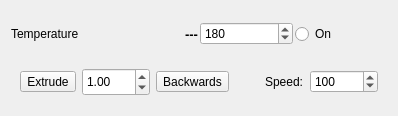
<?xml version="1.0" encoding="UTF-8"?>
<ui version="4.0">
 <class>TemperatureWidget</class>
 <widget class="QWidget" name="TemperatureWidget">
  <property name="geometry">
   <rect>
    <x>0</x>
    <y>0</y>
    <width>398</width>
    <height>116</height>
   </rect>
  </property>
  <property name="sizePolicy">
   <sizepolicy hsizetype="Preferred" vsizetype="Minimum">
    <horstretch>0</horstretch>
    <verstretch>0</verstretch>
   </sizepolicy>
  </property>
  <property name="windowTitle">
   <string>Form</string>
  </property>
  <layout class="QVBoxLayout" name="verticalLayout">
   <item>
    <widget class="QWidget" name="widget" native="true">
     <layout class="QVBoxLayout" name="verticalLayout_2">
      <property name="spacing">
       <number>2</number>
      </property>
      <property name="leftMargin">
       <number>0</number>
      </property>
      <property name="topMargin">
       <number>0</number>
      </property>
      <property name="rightMargin">
       <number>0</number>
      </property>
      <property name="bottomMargin">
       <number>0</number>
      </property>
      <item>
       <widget class="QWidget" name="Temp" native="true">
        <layout class="QHBoxLayout" name="horizontalLayout">
         <property name="spacing">
          <number>2</number>
         </property>
         <property name="leftMargin">
          <number>0</number>
         </property>
         <property name="topMargin">
          <number>0</number>
         </property>
         <property name="rightMargin">
          <number>0</number>
         </property>
         <property name="bottomMargin">
          <number>0</number>
         </property>
         <item>
          <widget class="QLabel" name="Temperature_Label">
           <property name="text">
            <string>Temperature</string>
           </property>
          </widget>
         </item>
         <item alignment="Qt::AlignRight">
          <widget class="QLabel" name="Temperature_CurrentTemp">
           <property name="font">
            <font>
             <pointsize>10</pointsize>
             <weight>75</weight>
             <bold>true</bold>
            </font>
           </property>
           <property name="text">
            <string>---</string>
           </property>
          </widget>
         </item>
         <item>
          <widget class="QSpinBox" name="Temperature_Temp">
           <property name="maximum">
            <number>350</number>
           </property>
           <property name="value">
            <number>180</number>
           </property>
          </widget>
         </item>
         <item>
          <widget class="QRadioButton" name="Temperature_Button">
           <property name="text">
            <string>On</string>
           </property>
          </widget>
         </item>
        </layout>
       </widget>
      </item>
      <item>
       <widget class="QWidget" name="ExtrControl" native="true">
        <layout class="QHBoxLayout" name="horizontalLayout_2">
         <item>
          <widget class="QToolButton" name="ExtrudeButton">
           <property name="sizePolicy">
            <sizepolicy hsizetype="Fixed" vsizetype="Fixed">
             <horstretch>0</horstretch>
             <verstretch>0</verstretch>
            </sizepolicy>
           </property>
           <property name="text">
            <string>Extrude</string>
           </property>
          </widget>
         </item>
         <item>
          <widget class="QDoubleSpinBox" name="ExtrudeMM">
           <property name="sizePolicy">
            <sizepolicy hsizetype="Minimum" vsizetype="Preferred">
             <horstretch>0</horstretch>
             <verstretch>0</verstretch>
            </sizepolicy>
           </property>
           <property name="singleStep">
            <double>0.100000000000000</double>
           </property>
           <property name="value">
            <double>1.000000000000000</double>
           </property>
          </widget>
         </item>
         <item>
          <widget class="QToolButton" name="ExtrudeBackward">
           <property name="text">
            <string>Backwards</string>
           </property>
          </widget>
         </item>
         <item alignment="Qt::AlignRight">
          <widget class="QLabel" name="label">
           <property name="text">
            <string>Speed:</string>
           </property>
          </widget>
         </item>
         <item>
          <widget class="QSpinBox" name="ExtrudeSpeed">
           <property name="maximum">
            <number>1000</number>
           </property>
           <property name="value">
            <number>100</number>
           </property>
          </widget>
         </item>
        </layout>
       </widget>
      </item>
     </layout>
    </widget>
   </item>
  </layout>
 </widget>
 <resources/>
 <connections/>
</ui>
